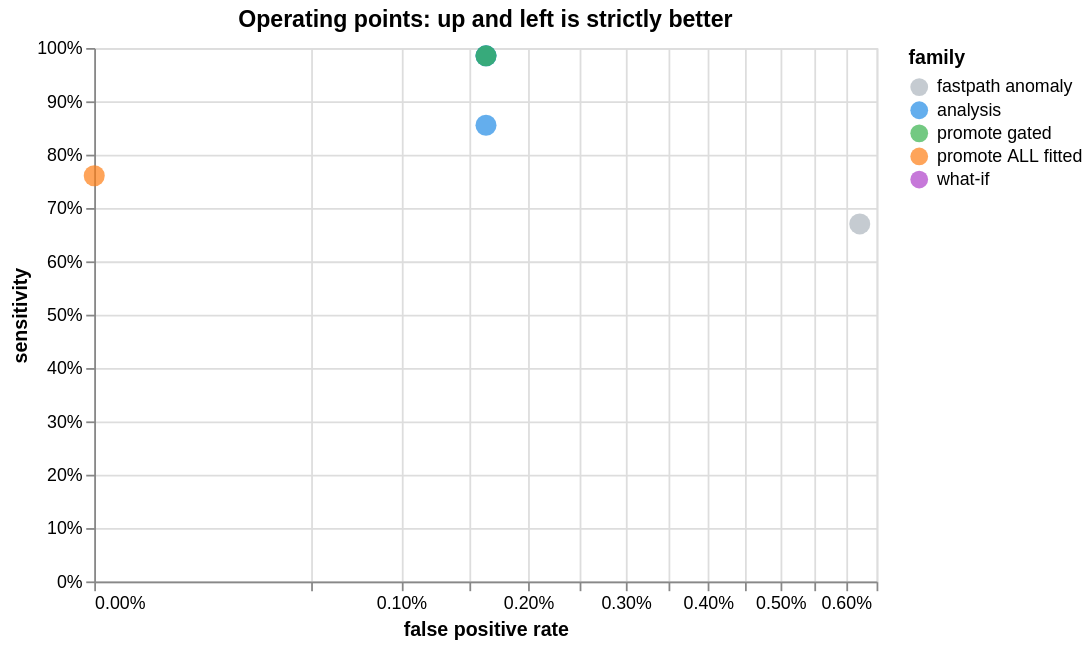

Notebook code for this chart:
### Code cell
pts = pd.DataFrame([
    {"scenario": name, "sensitivity": operating_point(ev, col, thr)["sensitivity"],
     "false positive rate": 1 - operating_point(ev, col, thr)["specificity"],
     "family": name.split(" (")[0].split(" @")[0]}
    for name, (col, thr) in scenarios.items()
])
alt.Chart(pts).mark_point(filled=True, size=140).encode(
    x=alt.X("false positive rate:Q", scale=alt.Scale(type="sqrt"),
            axis=alt.Axis(format="%")),
    y=alt.Y("sensitivity:Q", scale=alt.Scale(domain=[0, 1]), axis=alt.Axis(format="%")),
    color=alt.Color("family:N", scale=alt.Scale(
        domain=["fastpath anomaly", "analysis", "promote gated",
                "promote ALL fitted", "what-if"],
        range=["#adb5bd", "#228be6", "#37b24d", "#fd7e14", "#ae3ec9"])),
    tooltip=["scenario", alt.Tooltip("sensitivity", format=".1%"),
             alt.Tooltip("false positive rate", format=".2%")],
).properties(width=440, height=300,
             title="Operating points: up and left is strictly better")

### Figure 1 — Vega-Lite specification as saved in the notebook (floating-point values rounded to 4 significant figures)
{"$schema": "https://vega.github.io/schema/vega-lite/v4.17.0.json", "config": {"view": {"continuousHeight": 300, "continuousWidth": 400}}, "data": {"name": "data-0a8099abb631846b261d04d02e8ce201"}, "datasets": {"data-0a8099abb631846b261d04d02e8ce201": [{"false positive rate": 0.006224, "family": "fastpath anomaly", "scenario": "fastpath anomaly", "sensitivity": 0.6702}, {"false positive rate": 0.00163, "family": "analysis", "scenario": "analysis @ 0.3", "sensitivity": 0.9854}, {"false positive rate": 0.00163, "family": "analysis", "scenario": "analysis @ 0.5 (deployed)", "sensitivity": 0.9854}, {"false positive rate": 0.00163, "family": "analysis", "scenario": "analysis @ 0.7", "sensitivity": 0.8552}, {"false positive rate": 0.00163, "family": "promote gated", "scenario": "promote gated (3) @ 0.5", "sensitivity": 0.9854}, {"false positive rate": 0, "family": "promote ALL fitted", "scenario": "promote ALL fitted (15) @ 0.5", "sensitivity": 0.7606}]}, "encoding": {"color": {"field": "family", "scale": {"domain": ["fastpath anomaly", "analysis", "promote gated", "promote ALL fitted", "what-if"], "range": ["#adb5bd", "#228be6", "#37b24d", "#fd7e14", "#ae3ec9"]}, "type": "nominal"}, "tooltip": [{"field": "scenario", "type": "nominal"}, {"field": "sensitivity", "format": ".1%", "type": "quantitative"}, {"field": "false positive rate", "format": ".2%", "type": "quantitative"}], "x": {"axis": {"format": "%"}, "field": "false positive rate", "scale": {"type": "sqrt"}, "type": "quantitative"}, "y": {"axis": {"format": "%"}, "field": "sensitivity", "scale": {"domain": [0, 1]}, "type": "quantitative"}}, "height": 300, "mark": {"filled": true, "size": 140, "type": "point"}, "title": "Operating points: up and left is strictly better", "width": 440}
